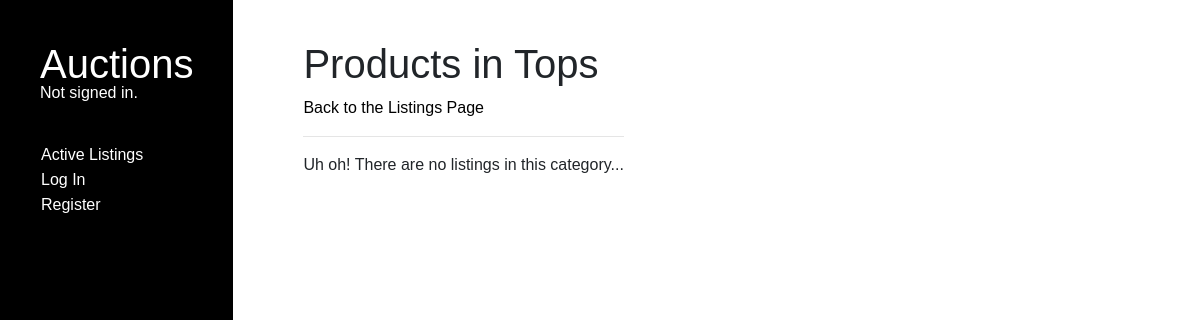
The app's page /category/Tops, older data.
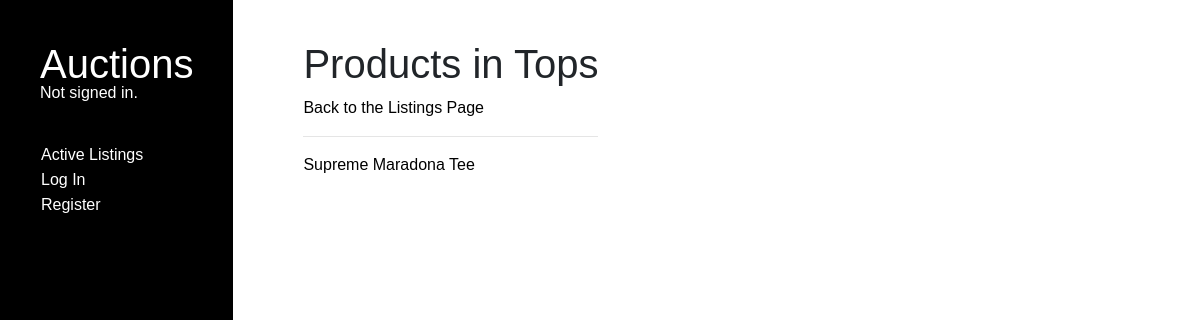
The same page, newer data.
### auctions/models.py (models this page shows)
class Listing(models.Model):
    seller = models.ForeignKey(User, on_delete=models.CASCADE, related_name="listings")
    title = models.CharField(max_length=64)
    description = models.CharField(max_length=256)
    category = models.ForeignKey(ProductCategory, on_delete=models.CASCADE, related_name="listings")
    photo = models.CharField(max_length=256, null=True, blank=True)
    start_price = models.DecimalField(max_digits=10, decimal_places=2)
    current_price = models.DecimalField(max_digits=10, decimal_places=2, default=0)
    status = models.BooleanField(default=True)

### auctions/views.py (the view)
# urls.py: path("category/<str:name>", views.category, name="category_page"),
def category(request, name):
    category = ProductCategory.objects.filter(category=name).first()
    products = Listing.objects.filter(category=category, status=True)
    return render(request, "auctions/category.html", {"category_name": name, "products": products})

### auctions/templates/auctions/category.html (shortened to what this page needs)
{% extends "auctions/layout.html" %}
{% block body %}
    <h1>Products in {{ category_name }}</h1>
    <a href="{% url 'index' %}" class="back-link">Back to the Listings Page</a>
    <hr>
    <div class="products-container">
        {% for product in products %}
            <a class="product-option" href="{% url "product_page" product_id=product.id %}">{{ product.title }}</a>
        {% empty %}
            <p>Uh oh! There are no listings in this category...</p>
        {% endfor %}
    </div>
{% endblock %}

Row changes from the older to the newer data that the page shows:
added Listing: title "Supreme Maradona Tee"
Text that changed along with them:
text no longer shown: "Uh oh! There are no listings in this category..."
